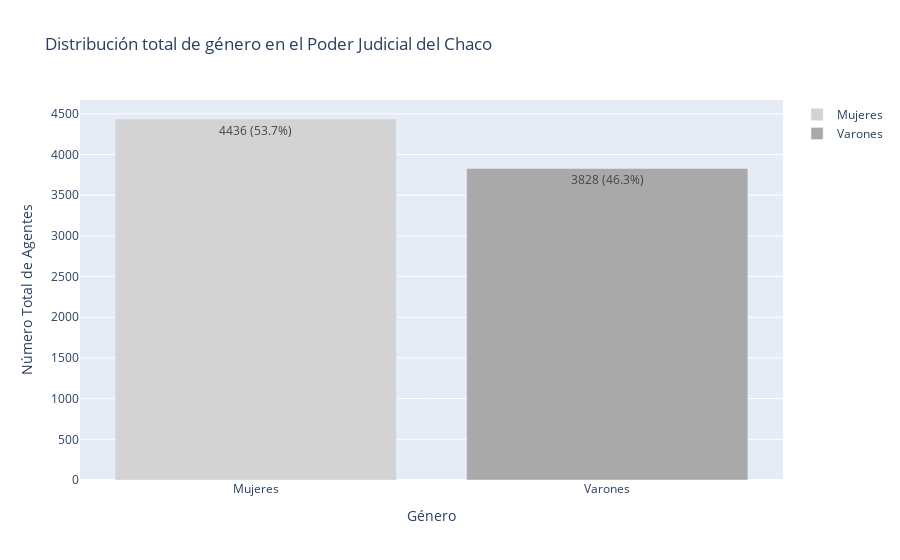

The notebook cell this image was saved under:
### Code cell
import plotly.graph_objects as go

# Suma total de varones y mujeres
total_mujeres = distribucion_genero_por_categoria['f'].sum()
total_varones = distribucion_genero_por_categoria['m'].sum()

# Porcentajes
total_personas = total_mujeres + total_varones
mujeres_pct = 100 * total_mujeres / total_personas
varones_pct = 100 * total_varones / total_personas

# Crear el gráfico de barras
fig = go.Figure()

# Agregar barras para Mujeres
fig.add_trace(go.Bar(
    x=['Mujeres'],
    y=[total_mujeres],
    name='Mujeres',
    marker_color='#D3D3D3',
    text=f"{total_mujeres} ({mujeres_pct:.1f}%)",  # Mostrar cantidad y porcentaje
    textposition='auto'
))

# Agregar barras para Varones
fig.add_trace(go.Bar(
    x=['Varones'],
    y=[total_varones],
    name='Varones',
    marker_color='#A9A9A9',
    text=f"{total_varones} ({varones_pct:.1f}%)",  # Mostrar cantidad y porcentaje
    textposition='auto'
))

# Configuración adicional
fig.update_layout(
    title_text='Distribución total de género en el Poder Judicial del Chaco',
    xaxis_title='Género',
    yaxis_title='Número Total de Agentes',
    barmode='group'  # Modo de barras agrupadas
)

# Mostrar el gráfico
fig.show()

# Guardar en diferentes formatos
base_ruta = "/home/pablo/web_scrap_genero_jusch/imagenes/Distribución_género_PJChaco_bar"
fig.write_image(base_ruta + ".jpeg")
fig.write_image(base_ruta + ".pdf")
fig.write_html(base_ruta + ".html")

### Figure 1 — Plotly figure (JSON) as saved in the notebook; plotly's stock layout.template omitted (floating-point values rounded to 4 significant figures)
{"data": [{"marker": {"color": "#D3D3D3"}, "name": "Mujeres", "text": "4436 (53.7%)", "textposition": "auto", "type": "bar", "x": ["Mujeres"], "y": [4436]}, {"marker": {"color": "#A9A9A9"}, "name": "Varones", "text": "3828 (46.3%)", "textposition": "auto", "type": "bar", "x": ["Varones"], "y": [3828]}], "layout": {"barmode": "group", "title": {"text": "Distribución total de género en el Poder Judicial del Chaco"}, "xaxis": {"title": {"text": "Género"}}, "yaxis": {"title": {"text": "Número Total de Agentes"}}}}
